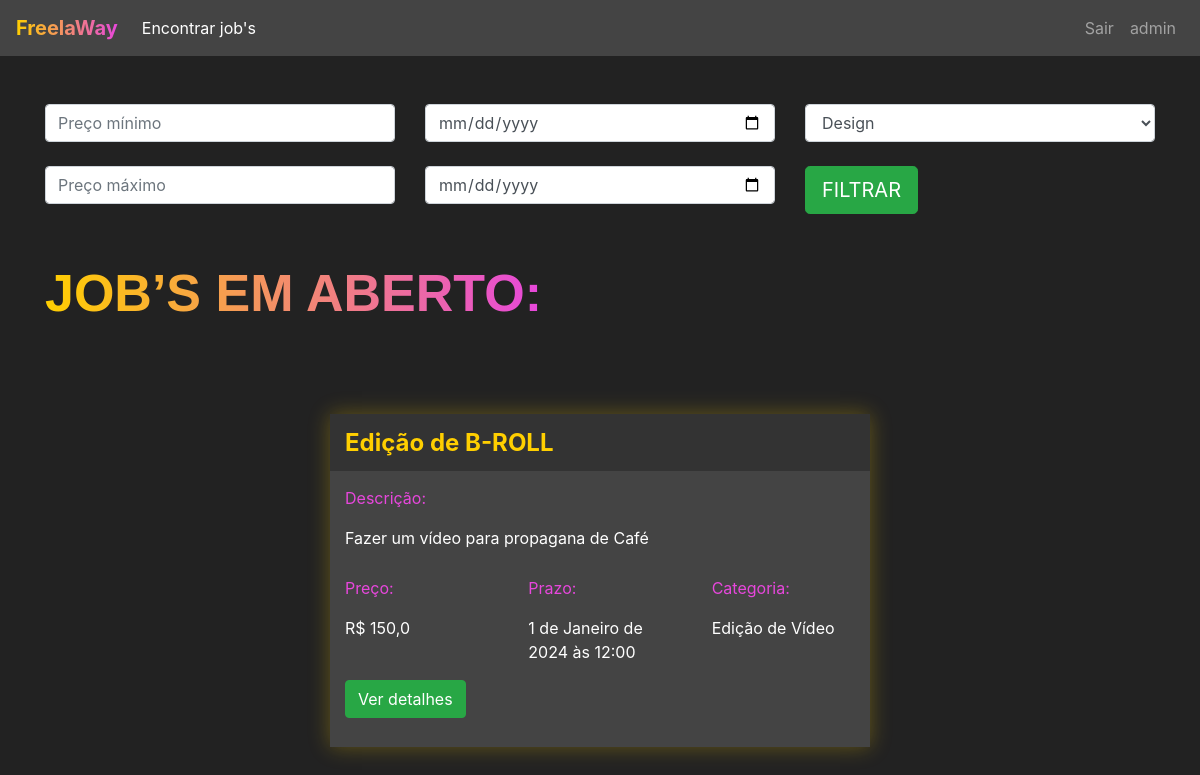
/jobs/encotrar_jobs/ (signed in), run on an earlier commit of the app's database.
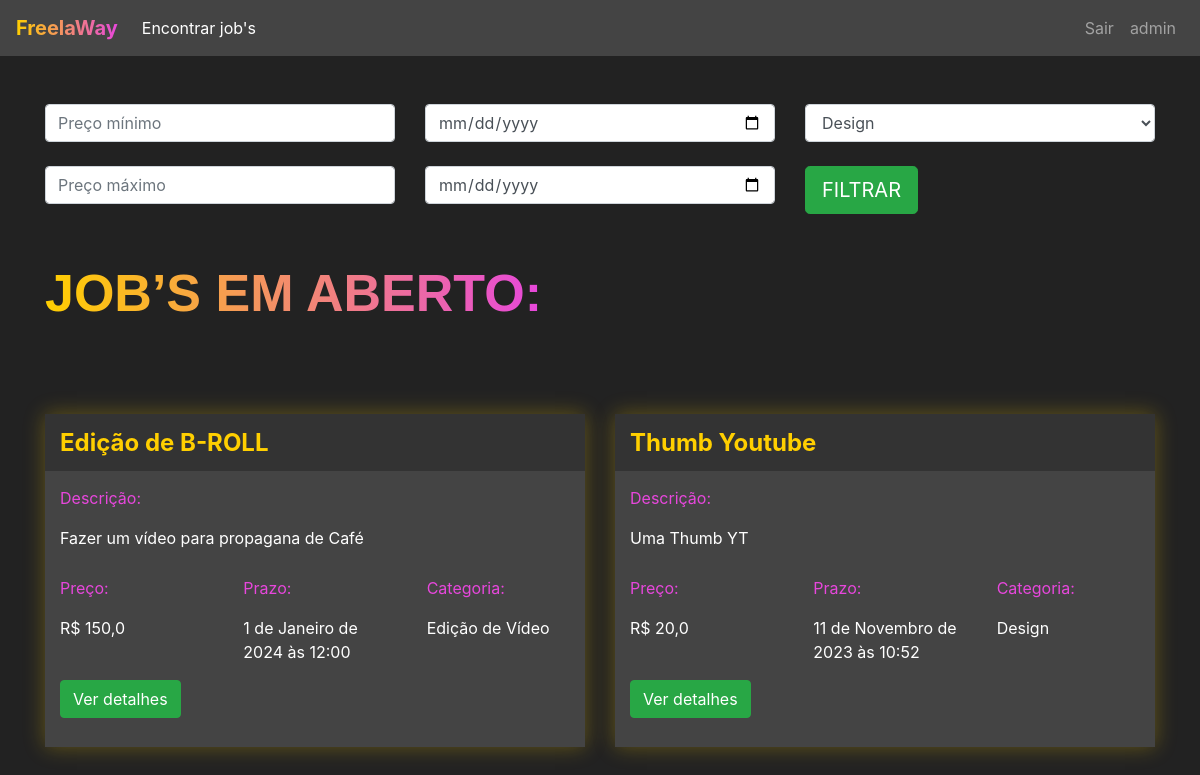
And on a later commit of the database.
### jobs/models.py (models this page shows, shortened)
class Jobs(models.Model):
    categoria_choices = (('D', 'Design'),
    ('EV', 'Edição de Vídeo'))
    status_choices = (('C', 'Em criação'),
    ('AA', 'Aguardando aprovação'),
    ('F', 'Finalizado'))
    titulo = models.CharField(max_length=200)
    descricao = models.TextField()
    categoria = models.CharField(max_length=2, choices=categoria_choices, default="D")
    prazo_entrega = models.DateTimeField()
    preco = models.FloatField()
    referencias = models.ManyToManyField(Referencias)
    profissional = models.ForeignKey(User, on_delete=models.DO_NOTHING, null=True, blank=True)
    reservado = models.BooleanField(default=False)
    status = models.CharField(max_length=2, choices=status_choices ,default='C')
    arquivo_final = models.FileField(null=True)

### jobs/views.py (the view)
# urls.py: path('encotrar_jobs/', views.encontrar_jobs, name="encontrar_jobs"),
@login_required(login_url='/auth/logar/')
def encontrar_jobs(request):
    if request.method == "GET":
        preco_minimo = request.GET.get('preco_minimo')
        preco_maximo = request.GET.get('preco_maximo')
        prazo_minimo = request.GET.get('prazo_minimo')
        prazo_maximo = request.GET.get('prazo_maximo')
        categoria = request.GET.get('categoria')
        if preco_minimo or preco_maximo or prazo_minimo or prazo_maximo or categoria:
            if not preco_minimo:
                preco_minimo = 0
            if not preco_maximo:
                preco_maximo = 999999
            if not prazo_minimo:
                prazo_minimo = datetime(year=1900, month=1, day=1)
            if not prazo_maximo:
                prazo_maximo = datetime(year=3000, month=1, day=1)
            if categoria == 'D':
                categoria = ['D',]
            elif categoria == 'EV':
                categoria = ['EV',]
            jobs = Jobs.objects.filter(preco__gte=preco_minimo)\
            .filter(preco__lte=preco_maximo)\
            .filter(prazo_entrega__gte=prazo_minimo)\
            .filter(prazo_entrega__lte=prazo_maximo)\
            .filter(categoria__in=categoria)
        else:
            jobs = Jobs.objects.filter(reservado=False)
        return render(request, 'encontrar_jobs.html', {'jobs': jobs})

### jobs/models.py (called while the page is built)
    def __str__(self) -> str:
        return self.arquivo.url

### jobs/templates/encontrar_jobs.html (shortened to what this page needs)
{% extends 'base.html' %}
{% load static %}
{% block 'head' %}
<link rel="stylesheet" href="{% static 'jobs/css/encontrar_jobs.css' %}">
{% endblock 'head' %}
{% block 'body' %}
<div class="container">
    <br>
    <br>
    <div class="row">
        <div class="col-sm">
            <form action="{% url 'encontrar_jobs' %}" method="GET"> {% csrf_token %}
                <input type="text" class="form-control" placeholder="Preço mínimo" name="preco_minimo">
                <br>
                <input type="text" class="form-control" placeholder="Preço máximo" name="preco_maximo">
        </div>
        <div class="col-sm">
            <input type="date" class="form-control" name="prazo_minimo">
            <br>
            <input type="date" class="form-control" name="prazo_maximo">
        </div>
        <div class="col-sm">
            <select class="form-control" name="categoria">
                <option value="D">Design</option>
            </select>
            <br>
            <input type="submit" class="btn btn-success btn-lg" value="FILTRAR">
        </div>
    </div>
    <br>
    <br>
    <h2 class="titulo">JOB’S EM ABERTO:</h2>
    <div class="row justify-content-around">
        {% for job in jobs %}
        <div class="col-6 row-card">
            <div class="card-job">
                <div class="header-job">
                    <h4 class="titulo-job">{{job.titulo}}</h4>
                </div>
                <div class="body-job">
                    <p class="titulo-body">Descrição:</p>
                    <div style="width: 70%">
                        <p>{{job.descricao}}</p>
                    </div>
                    <div class="row">
                        <div class="col-4">
                            <p class="titulo-body">Preço:</p>
                            <p>R$ {{job.preco}}</p>
                        </div>
                        <div class="col-4">
                            <p class="titulo-body">Prazo:</p>
                            <p>{{job.prazo_entrega}}</p>
                        </div>
                        <div class="col-4">
                            <p class="titulo-body">Categoria:</p>
                            <p>{{ job.get_categoria_display }}</p>
                        </div>
                    </div>
                    <button class="btn btn-success" data-toggle="modal" data-target="#modal-{{job.id}}">Ver
                        detalhes</button>
                    <br>
                    <br>
                </div>
            </div>
        </div>
        {% endfor %}
    </div>
</div>
{% endblock %}

What changed in the data, as far as the page shows it:
added Jobs: titulo "Thumb Youtube", descricao "Uma Thumb YT", preco "20,0", prazo_entrega "11 de Novembro de 2023 às 10:52", categoria "Design"
